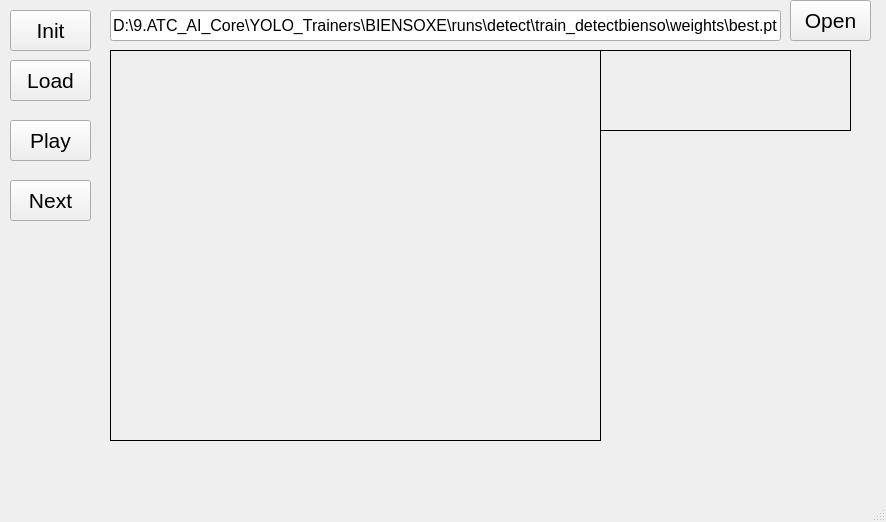
<?xml version="1.0" encoding="UTF-8"?>
<ui version="4.0">
 <class>MainWindow</class>
 <widget class="QMainWindow" name="MainWindow">
  <property name="geometry">
   <rect>
    <x>0</x>
    <y>0</y>
    <width>886</width>
    <height>522</height>
   </rect>
  </property>
  <property name="windowTitle">
   <string>MainWindow</string>
  </property>
  <widget class="QWidget" name="centralwidget">
   <widget class="QPushButton" name="btn_next">
    <property name="geometry">
     <rect>
      <x>10</x>
      <y>180</y>
      <width>81</width>
      <height>41</height>
     </rect>
    </property>
    <property name="font">
     <font>
      <pointsize>16</pointsize>
     </font>
    </property>
    <property name="text">
     <string>Next</string>
    </property>
   </widget>
   <widget class="QPushButton" name="btn_load">
    <property name="geometry">
     <rect>
      <x>10</x>
      <y>60</y>
      <width>81</width>
      <height>41</height>
     </rect>
    </property>
    <property name="font">
     <font>
      <pointsize>16</pointsize>
     </font>
    </property>
    <property name="text">
     <string>Load</string>
    </property>
   </widget>
   <widget class="QLabel" name="lbl_video">
    <property name="geometry">
     <rect>
      <x>110</x>
      <y>50</y>
      <width>491</width>
      <height>391</height>
     </rect>
    </property>
    <property name="font">
     <font>
      <pointsize>16</pointsize>
     </font>
    </property>
    <property name="frameShape">
     <enum>QFrame::Box</enum>
    </property>
    <property name="text">
     <string/>
    </property>
   </widget>
   <widget class="QLabel" name="lbl_bienso">
    <property name="geometry">
     <rect>
      <x>600</x>
      <y>50</y>
      <width>251</width>
      <height>81</height>
     </rect>
    </property>
    <property name="font">
     <font>
      <pointsize>16</pointsize>
     </font>
    </property>
    <property name="frameShape">
     <enum>QFrame::Box</enum>
    </property>
    <property name="text">
     <string/>
    </property>
   </widget>
   <widget class="QPushButton" name="btn_play">
    <property name="geometry">
     <rect>
      <x>10</x>
      <y>120</y>
      <width>81</width>
      <height>41</height>
     </rect>
    </property>
    <property name="font">
     <font>
      <pointsize>16</pointsize>
     </font>
    </property>
    <property name="text">
     <string>Play</string>
    </property>
   </widget>
   <widget class="QLineEdit" name="led_model">
    <property name="geometry">
     <rect>
      <x>110</x>
      <y>10</y>
      <width>671</width>
      <height>31</height>
     </rect>
    </property>
    <property name="font">
     <font>
      <pointsize>12</pointsize>
     </font>
    </property>
    <property name="text">
     <string>D:\9.ATC_AI_Core\YOLO_Trainers\BIENSOXE\runs\detect\train_detectbienso\weights\best.pt</string>
    </property>
   </widget>
   <widget class="QPushButton" name="btn_init">
    <property name="geometry">
     <rect>
      <x>10</x>
      <y>10</y>
      <width>81</width>
      <height>41</height>
     </rect>
    </property>
    <property name="font">
     <font>
      <pointsize>16</pointsize>
     </font>
    </property>
    <property name="text">
     <string>Init</string>
    </property>
   </widget>
   <widget class="QPushButton" name="btn_open_model">
    <property name="geometry">
     <rect>
      <x>790</x>
      <y>0</y>
      <width>81</width>
      <height>41</height>
     </rect>
    </property>
    <property name="font">
     <font>
      <pointsize>16</pointsize>
     </font>
    </property>
    <property name="text">
     <string>Open</string>
    </property>
   </widget>
  </widget>
  <widget class="QMenuBar" name="menubar">
   <property name="geometry">
    <rect>
     <x>0</x>
     <y>0</y>
     <width>886</width>
     <height>21</height>
    </rect>
   </property>
  </widget>
  <widget class="QStatusBar" name="statusbar"/>
 </widget>
 <resources/>
 <connections/>
</ui>
